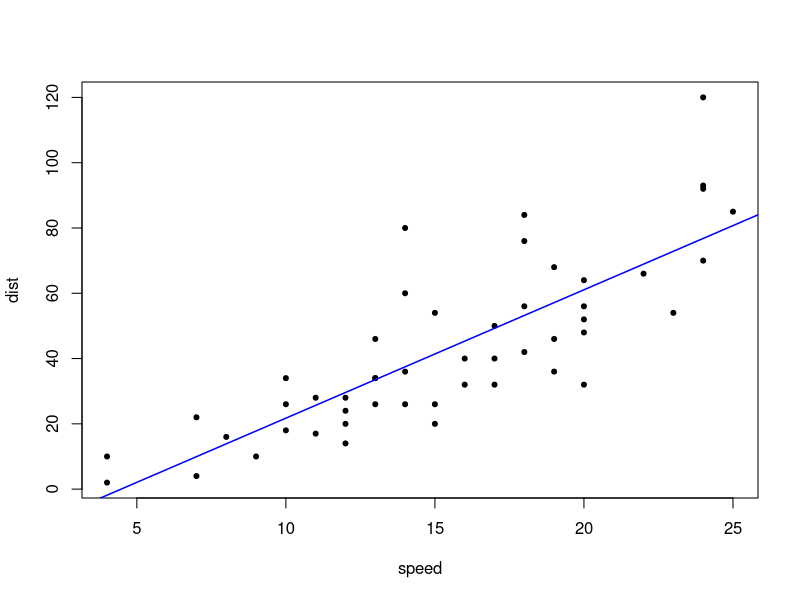
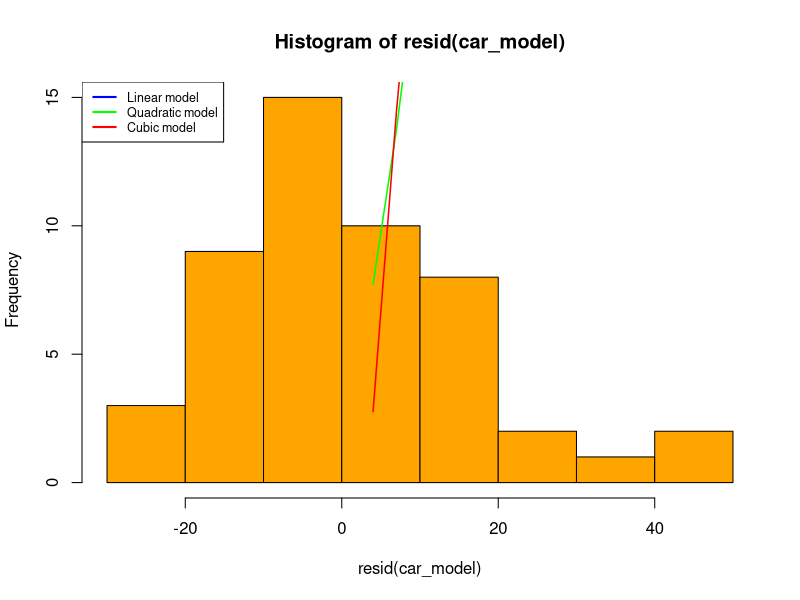

R code for these plots, in order:
cars
data.set <- cars
plot(dist ~ speed, data = data.set, pch = 20)

#Linear model
car_model <- lm(dist ~ speed, data = data.set)
summary(car_model)
abline(car_model, lwd = 1.5, col = 'blue')

hist(resid(car_model), col = 'orange')
shapiro.test(resid(car_model))
summary(car_model)

#Multiple R-squared:  0.6511,	Adjusted R-squared:  0.6438

#MSE for linear model:

(MSE.car_model <- mean(car_model$residuals^2))

#Quadratic model
car_model_sq <- lm(dist ~ speed + I(speed^2), data = data.set)
summary(car_model_sq)
lines(data.set$speed, predict(car_model_sq), lwd = 1.5, col = 'green')

summary(car_model_sq)

#Multiple R-squared:  0.6673,	Adjusted R-squared:  0.6532 

#MSE for quatdratic model

(MSE.car_model_sq <- mean(car_model_sq$residuals^2))

#Cubic model
car_model_cubic <- lm(dist ~ speed + I(speed^2) + I(speed^3), data=data.set)
lines(data.set$speed, predict(car_model_cubic), lwd = 1.5, col = 'red')

summary(car_model_cubic)

#Multiple R-squared:  0.6732,	Adjusted R-squared:  0.6519

#MSE for cubic model

(MSE.car_model_sq <- mean(car_model_cubic$residuals^2))

legend('topleft', legend = c('Linear model', 'Quadratic model', 'Cubic model'),
       lwd = 2,
       cex = 0.75,
       col = c('blue', 'green', 'red'))

AIC(car_model, car_model_sq, car_model_cubic)
#Akaike criterion picks model3

BIC(car_model, car_model_sq, car_model_cubic)
#Bayesian criterion picks model1
                
                                    #########
                                    #Summary#
                                    #########

#Akaike information criterion picks model3, however differences between values 
#for all 3 models are not significant.

#Bayesian information criterion picks model1.

#Adjusted R-squared slightly improves for quadratic model and slightly 
#decreasing for cubic model

#Due to slight/not significant differences between all 3 model, it has been 
#decided to pick the simplest one - linear model.
